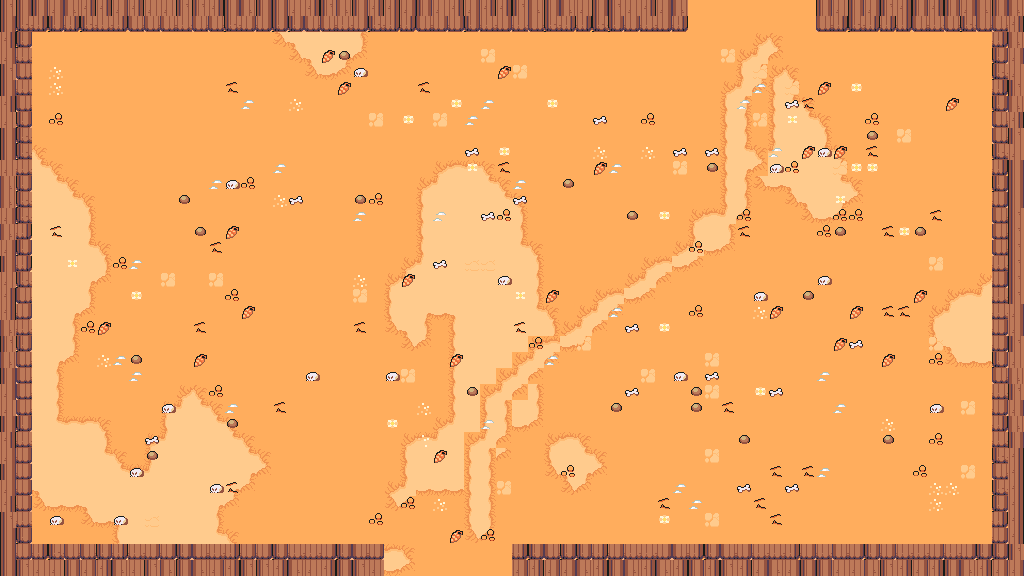

This game map was drawn from its Tiled (.tmx) file and the tilesets committed beside it. A one-line description and the trimmed map source follow:
An orthogonal 64x36 tile map with 16x16 px tiles, 7 tile layers (floor, ground, path, decor, ...), 5 tilesets and 41 objects (21x prop, 9x spawn, 8x obstacle, 2x door, playerStart).

<map version="1.10" tiledversion="1.11.0" orientation="orthogonal" renderorder="right-down" width="64" height="36" tilewidth="16" tileheight="16" infinite="0" nextlayerid="9" nextobjectid="42">
 <properties>
    <property name="chapter" type="int" value="4" />
    <property name="room" type="int" value="7" />
    <property name="isBossRoom" type="bool" value="false" />
 </properties>
 <tileset firstgid="1" source="desert.tsx" />
 <tileset firstgid="241" source="camp.tsx" />
 <tileset firstgid="448" source="floordetail.tsx" />
 <tileset firstgid="528" source="relief.tsx" />
 <tileset firstgid="768" source="tilefloor.tsx" />
 <layer id="1" name="floor" width="64" height="36">
  <data>[2304 cells, 2304 non-empty, 1 distinct tile ids]</data>
 </layer>
 <layer id="2" name="ground" width="64" height="36">
  <data>[2304 cells, 499 non-empty, 13 distinct tile ids]</data>
 </layer>
 <layer id="3" name="path" width="64" height="36">
  <data>[2304 cells, 86 non-empty, 12 distinct tile ids]</data>
 </layer>
 <layer id="4" name="decor" width="64" height="36">
  <data>[2304 cells, 211 non-empty, 10 distinct tile ids]</data>
 </layer>
 <layer id="5" name="border-back" width="64" height="36">
  <data>[2304 cells, 352 non-empty, 12 distinct tile ids]</data>
 </layer>
 <layer id="6" name="border-mid" width="64" height="36">
  <data>[2304 cells, 0 non-empty, 0 distinct tile ids]</data>
 </layer>
 <layer id="7" name="border-front" width="64" height="36">
  <data>[2304 cells, 0 non-empty, 0 distinct tile ids]</data>
 </layer>
 <objectgroup id="8" name="objects">
  <object id="1" name="playerStart" x="448" y="304"><point /></object>
  <object id="2" name="spawn" x="536" y="384">
   <properties>
    <property name="role" value="chaser" />
    <property name="wave" type="int" value="1" />
    <property name="elite" type="bool" value="false" />
   </properties>
  <point /></object>
  <object id="3" name="spawn" x="400" y="456">
   <properties>
    <property name="role" value="caster" />
    <property name="wave" type="int" value="1" />
    <property name="elite" type="bool" value="false" />
   </properties>
  <point /></object>
  <object id="4" name="spawn" x="328" y="232">
   <properties>
    <property name="role" value="tank" />
    <property name="wave" type="int" value="2" />
    <property name="elite" type="bool" value="false" />
   </properties>
  <point /></object>
  <object id="5" name="spawn" x="560" y="200">
   <properties>
    <property name="role" value="chaser" />
    <property name="wave" type="int" value="2" />
    <property name="elite" type="bool" value="false" />
   </properties>
  <point /></object>
  <object id="6" name="spawn" x="592" y="360">
   <properties>
    <property name="role" value="splitter" />
    <property name="wave" type="int" value="2" />
    <property name="elite" type="bool" value="false" />
   </properties>
  <point /></object>
  <object id="7" name="spawn" x="464" y="488">
   <properties>
    <property name="role" value="caster" />
    <property name="wave" type="int" value="3" />
    <property name="elite" type="bool" value="false" />
   </properties>
  <point /></object>
  <object id="8" name="spawn" x="432" y="168">
   <properties>
    <property name="role" value="tank" />
    <property name="wave" type="int" value="3" />
    <property name="elite" type="bool" value="false" />
   </properties>
  <point /></object>
  <object id="9" name="spawn" x="592" y="248">
   <properties>
    <property name="role" value="chaser" />
    <property name="wave" type="int" value="3" />
    <property name="elite" type="bool" value="false" />
   </properties>
  <point /></object>
  <object id="10" name="spawn" x="360" y="472">
   <properties>
    <property name="role" value="caster" />
    <property name="wave" type="int" value="3" />
    <property name="elite" type="bool" value="true" />
   </properties>
  <point /></object>
  <object id="11" name="door" x="448" y="568"><point /></object>
  <object id="12" name="door" x="760" y="8"><point /></object>
  <object id="13" name="obstacle" x="0" y="544" width="384" height="32">
   <properties>
    <property name="kind" value="edge" />
   </properties>
  </object>
  <object id="14" name="obstacle" x="512" y="544" width="512" height="32">
   <properties>
    <property name="kind" value="edge" />
   </properties>
  </object>
  <object id="15" name="obstacle" x="0" y="0" width="688" height="32">
   <properties>
    <property name="kind" value="edge" />
   </properties>
  </object>
  <object id="16" name="obstacle" x="816" y="0" width="208" height="32">
   <properties>
    <property name="kind" value="edge" />
   </properties>
  </object>
  <object id="17" name="obstacle" x="0" y="32" width="32" height="512">
   <properties>
    <property name="kind" value="edge" />
   </properties>
  </object>
  <object id="18" name="obstacle" x="992" y="32" width="32" height="512">
   <properties>
    <property name="kind" value="edge" />
   </properties>
  </object>
  <object id="19" name="obstacle" x="96" y="128" width="48" height="48">
   <properties>
    <property name="kind" value="pit" />
   </properties>
  </object>
  <object id="20" name="obstacle" x="880" y="64" width="16" height="16">
   <properties>
    <property name="kind" value="pillar" />
   </properties>
  </object>
  <object id="21" name="prop" x="80" y="64" width="64" height="42">
   <properties>
    <property name="key" value="palm-cluster-dusty" />
   </properties>
  </object>
  <object id="22" name="prop" x="144" y="80" width="64" height="42">
   <properties>
    <property name="key" value="palm-cluster" />
   </properties>
  </object>
  <object id="23" name="prop" x="176" y="128" width="32" height="32">
   <properties>
    <property name="key" value="palm-single-alt" />
   </properties>
  </object>
  <object id="24" name="prop" x="80" y="192" width="64" height="42">
   <properties>
    <property name="key" value="palm-cluster-dusty" />
   </properties>
  </object>
  <object id="25" name="prop" x="48" y="144" width="16" height="16">
   <properties>
    <property name="key" value="desert-agave" />
   </properties>
  </object>
  <object id="26" name="prop" x="48" y="144" width="16" height="16">
   <properties>
    <property name="key" value="rock-sandstone-small" />
   </properties>
  </object>
  <object id="27" name="prop" x="680" y="88" width="32" height="32">
   <properties>
    <property name="key" value="tree-dead" />
   </properties>
  </object>
  <object id="28" name="prop" x="925" y="160" width="32" height="32">
   <properties>
    <property name="key" value="desert-well" />
   </properties>
  </object>
  <object id="29" name="prop" x="560" y="224" width="16" height="15">
   <properties>
    <property name="key" value="desert-bush-dry" />
   </properties>
  </object>
  <object id="30" name="prop" x="832" y="112" width="16" height="15">
   <properties>
    <property name="key" value="desert-bush-dry" />
   </properties>
  </object>
  <object id="31" name="prop" x="688" y="192" width="16" height="16">
   <properties>
    <property name="key" value="desert-shell" />
   </properties>
  </object>
  <object id="32" name="prop" x="96" y="472" width="16" height="16">
   <properties>
    <property name="key" value="rock-sandstone-small" />
   </properties>
  </object>
  <object id="33" name="prop" x="336" y="400" width="16" height="15">
   <properties>
    <property name="key" value="desert-bush-dry" />
   </properties>
  </object>
  <object id="34" name="prop" x="256" y="480" width="16" height="16">
   <properties>
    <property name="key" value="desert-agave" />
   </properties>
  </object>
  <object id="35" name="prop" x="240" y="352" width="16" height="18">
   <properties>
    <property name="key" value="desert-potted-palm" />
   </properties>
  </object>
  </objectgroup>
</map>
<!-- 6 of 41 objects omitted -->
